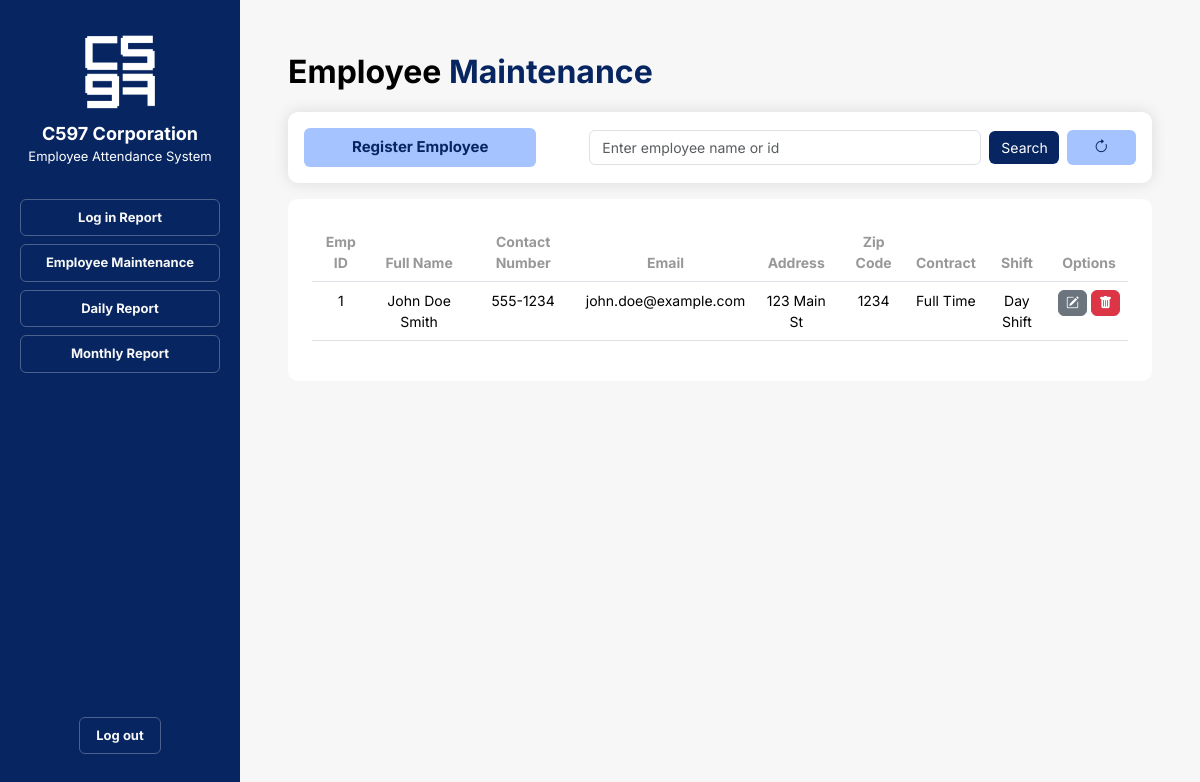
The page /employee-maintenance.php?emp_id=1 on the database its author committed.
### tables this page shows
CREATE TABLE `employee` (
  `emp_id` int(11) NOT NULL,
  `password` varchar(30) NOT NULL,
  `first_name` varchar(50) DEFAULT NULL,
  `middle_name` varchar(50) DEFAULT NULL,
  `last_name` varchar(50) DEFAULT NULL,
  `address` varchar(100) DEFAULT NULL,
  `zip` varchar(4) DEFAULT NULL,
  `contact_number` varchar(11) DEFAULT NULL,
  `email_address` varchar(50) DEFAULT NULL,
  `contract` varchar(50) NOT NULL,
  `shift` varchar(25) NOT NULL
);

### emp-load.php (the view)
<?php
echo "<tr>";
echo "<td>" . $row["emp_id"] . "</td>";
echo "<td>" . $row["first_name"] . " " . $row["middle_name"] . " " . $row["last_name"] . "</td>";
echo "<td>" . $row["contact_number"] . "</td>";
echo "<td>" . $row["email_address"] . "</td>";
echo "<td>" . $row["address"] . "</td>";
echo "<td>" . $row["zip"] . "</td>";
echo "<td>" . $row["contract"] . "</td>";
echo "<td>" . $row["shift"] . "</td>";
echo "<td>
    <div class='btn_container me-0 d-flex gap-1'>
        <a href='employee-edit.php?emp_id=" . $row["emp_id"] . "' class='nav-link'><button class='btn btn-secondary'><i class='bi bi-pencil-square'></i></button></a>
        <a href='employee-delete.php?emp_id=" . $row["emp_id"] . "' class='nav-link'><button class='btn btn-danger'><i class='bi bi-trash-fill'></i></button></a>
    </div>
</td>";
echo "</tr>";
?>

### employee-maintenance.php (shortened to what this page needs)
<!DOCTYPE html>
<html lang="en">
<head>
    <link rel="stylesheet" href="https://cdn.jsdelivr.net/npm/bootstrap@5.3.2/dist/css/bootstrap.min.css">
    <link rel="stylesheet" href="https://cdn.jsdelivr.net/npm/bootstrap-icons@1.11.2/font/bootstrap-icons.min.css">
    <link rel="stylesheet" href="css/nav-bar.css">
    <link rel="stylesheet" href="css/employee-maintenance.css">
</head>
<body class="container-fluid">
    <div class="container-fluid row gap-0">
        <?php
            include('nav-bar.php');
        ?>
        <div class="right_panel container p-5">
            <p class="header_title">Employee <span class="blue_title">Maintenance</span></p>
                <form class="search_register white_container row m-0 p-3 align-items-center justify-content-between gap-2" method="GET">
                    <div class="register_button col col-4 m-0 p-0">
                        <a class="nav-link" href="employee-registration.php"><button class="btn btn-primary px-5 py-2" type="button">Register Employee</button></a>
                    </div>
                    <div class="col col-6-sm m-0 p-0">
                        <input class="form-control w-100" type="search" placeholder="Enter employee name or id" aria-label="Search" name="emp_id">
                    </div>
                    <div class="search_button col col-1 m-0 p-0">
                        <input class="btn btn-primary w-100" type="submit" value="Search">
                    </div>
                    <div class="register_button col col-1 ms-auto p-0">
                        <a href="employee-maintenance.php"><button type="button" class="btn btn-primary w-100"><i class="bi bi-arrow-clockwise"></i></button></a>
                    </div>
                </form>
            <div class="white_container row mt-3 p-4 mx-0 text-center justify-content-evenly">
                <table class="table">
                    <thead>
                        <tr>
                            <th scope="col">Emp ID</th>
                            <th scope="col">Full Name</th>
                            <th scope="col">Contact Number</th>
                            <th scope="col">Email</th>
                            <th scope="col">Address</th>
                            <th scope="col">Zip Code</th>
                            <th scope="col">Contract</th>
                            <th scope="col">Shift</th>
                            <th scope="col">Options</th>
                        </tr>
                    </thead>
                    <tbody class="table_body">
                        <?php
                            include "connection.php";
                            if (isset($_GET["emp_id"])) {
                                $emp_id = $_GET["emp_id"];
                                $sql = "SELECT * FROM employee WHERE emp_id = '" . $emp_id . "' OR CONCAT(first_name, ' ', middle_name, ' ', last_name) LIKE '%" . $emp_id . "%'";
                                $result = mysqli_query($conn, $sql);
                                if (mysqli_num_rows($result) > 0) {
                                    while ($row = mysqli_fetch_assoc($result)) {
                                        include "emp-load.php";
                                    }
                                } else {
                                    $emp_notfound = true;
                                }
                            }
                        ?>
                    </tbody>
                </table>
            </div>
        </div>
    </div>
</body>
</html>

### css/nav-bar.css (style rules this page uses)
body { font-family: 'Inter', sans-serif; }

### css/employee-maintenance.css (style rules this page uses)
a { margin: 0; padding: 0; }
body { font-family: 'Inter', sans-serif; background: #f7f7f7; }
.blue_title { color: #072560; }
.btn_container .btn { font-size: 13px; padding: 2.5px 7px; }
.container-fluid { margin: 0; padding: 0; }
.header_title { font-weight: bold; font-size: 2rem; }
.register_button button, .register_button button:hover { background-color: #A4C3FF; border: none; color: #072560; font-weight: bold; font-size: 15px; }
.right_panel { width: 80%; margin-left: 20%; color: black; min-height: 100vh; }
.search_button input, .search_button input:hover { border: none; background-color: #072560; color: white; font-size: 14px; }
.search_register { box-shadow: 0 0 15px 1px rgba(0, 0, 0, 0.1); }
.search_register input { font-size: 14px; }
.table th { color: #989898; }
.table th, .table_body td { font-size: 14px; }
.white_container { background-color: #fff; border-radius: 10px; padding: 10px; }

### rows shown on the page
employee: emp_id "1", first_name "John", middle_name "Doe", last_name "Smith", contact_number "555-1234", email_address "john.doe@example.com", address "123 Main St", zip "1234", contract "Full Time", shift "Day Shift"
